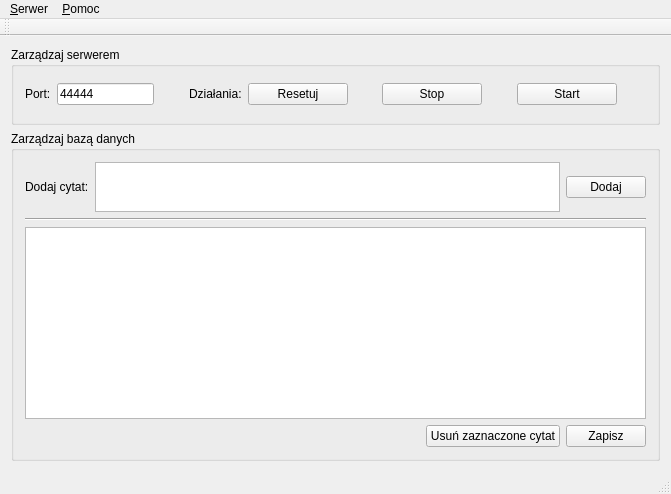
<?xml version="1.0" encoding="UTF-8"?>
<ui version="4.0">
 <class>MainServerWindow</class>
 <widget class="QMainWindow" name="MainServerWindow">
  <property name="geometry">
   <rect>
    <x>0</x>
    <y>0</y>
    <width>671</width>
    <height>494</height>
   </rect>
  </property>
  <property name="windowTitle">
   <string>Serwer</string>
  </property>
  <widget class="QWidget" name="centralWidget">
   <layout class="QVBoxLayout" name="verticalLayout_2">
    <item>
     <layout class="QVBoxLayout" name="verticalLayout">
      <item>
       <widget class="QGroupBox" name="groupBox">
        <property name="sizePolicy">
         <sizepolicy hsizetype="Preferred" vsizetype="Expanding">
          <horstretch>0</horstretch>
          <verstretch>0</verstretch>
         </sizepolicy>
        </property>
        <property name="maximumSize">
         <size>
          <width>16777215</width>
          <height>100</height>
         </size>
        </property>
        <property name="title">
         <string>Zarządzaj serwerem</string>
        </property>
        <layout class="QVBoxLayout" name="verticalLayout_3">
         <item>
          <layout class="QHBoxLayout" name="horizontalLayout">
           <item>
            <widget class="QLabel" name="label_2">
             <property name="text">
              <string>Port:</string>
             </property>
            </widget>
           </item>
           <item>
            <widget class="QLineEdit" name="edtPort">
             <property name="toolTip">
              <string>&lt;!DOCTYPE HTML PUBLIC &quot;-//W3C//DTD HTML 4.0//EN&quot; &quot;http://www.w3.org/TR/REC-html40/strict.dtd&quot;&gt;
&lt;html&gt;&lt;head&gt;&lt;meta name=&quot;qrichtext&quot; content=&quot;1&quot; /&gt;&lt;style type=&quot;text/css&quot;&gt;
p, li { white-space: pre-wrap; }
&lt;/style&gt;&lt;/head&gt;&lt;body style=&quot; font-family:'Sans Serif'; font-size:9pt; font-weight:400; font-style:normal;&quot;&gt;
&lt;p style=&quot; margin-top:0px; margin-bottom:0px; margin-left:0px; margin-right:0px; -qt-block-indent:0; text-indent:0px;&quot;&gt;Liczba z zakresu &lt;span style=&quot; font-weight:600;&quot;&gt;&amp;lt;1024,&lt;/span&gt; &lt;span style=&quot; font-weight:600;&quot;&gt;65535&amp;gt;&lt;/span&gt;&lt;/p&gt;&lt;/body&gt;&lt;/html&gt;</string>
             </property>
             <property name="inputMask">
              <string extracomment="Liczba z zakresu: 1024-65535">99999; </string>
             </property>
             <property name="text">
              <string>44444</string>
             </property>
            </widget>
           </item>
           <item>
            <spacer name="horizontalSpacer">
             <property name="orientation">
              <enum>Qt::Horizontal</enum>
             </property>
             <property name="sizeHint" stdset="0">
              <size>
               <width>40</width>
               <height>20</height>
              </size>
             </property>
            </spacer>
           </item>
           <item>
            <widget class="QLabel" name="label_3">
             <property name="text">
              <string>Działania:</string>
             </property>
            </widget>
           </item>
           <item>
            <widget class="QPushButton" name="btnSrvReset">
             <property name="minimumSize">
              <size>
               <width>100</width>
               <height>0</height>
              </size>
             </property>
             <property name="text">
              <string>Resetuj</string>
             </property>
            </widget>
           </item>
           <item>
            <spacer name="horizontalSpacer_2">
             <property name="orientation">
              <enum>Qt::Horizontal</enum>
             </property>
             <property name="sizeHint" stdset="0">
              <size>
               <width>40</width>
               <height>20</height>
              </size>
             </property>
            </spacer>
           </item>
           <item>
            <widget class="QPushButton" name="btnSrvStop">
             <property name="minimumSize">
              <size>
               <width>100</width>
               <height>0</height>
              </size>
             </property>
             <property name="text">
              <string>Stop</string>
             </property>
            </widget>
           </item>
           <item>
            <spacer name="horizontalSpacer_3">
             <property name="orientation">
              <enum>Qt::Horizontal</enum>
             </property>
             <property name="sizeHint" stdset="0">
              <size>
               <width>40</width>
               <height>20</height>
              </size>
             </property>
            </spacer>
           </item>
           <item>
            <widget class="QPushButton" name="btnSrvStart">
             <property name="minimumSize">
              <size>
               <width>100</width>
               <height>0</height>
              </size>
             </property>
             <property name="text">
              <string>Start</string>
             </property>
            </widget>
           </item>
           <item>
            <spacer name="horizontalSpacer_4">
             <property name="orientation">
              <enum>Qt::Horizontal</enum>
             </property>
             <property name="sizeHint" stdset="0">
              <size>
               <width>40</width>
               <height>20</height>
              </size>
             </property>
            </spacer>
           </item>
          </layout>
         </item>
        </layout>
       </widget>
      </item>
      <item>
       <widget class="QGroupBox" name="groupBox_2">
        <property name="sizePolicy">
         <sizepolicy hsizetype="Preferred" vsizetype="Expanding">
          <horstretch>0</horstretch>
          <verstretch>0</verstretch>
         </sizepolicy>
        </property>
        <property name="title">
         <string>Zarządzaj bazą danych</string>
        </property>
        <layout class="QVBoxLayout" name="verticalLayout_5">
         <item>
          <layout class="QVBoxLayout" name="verticalLayout_4">
           <item>
            <layout class="QHBoxLayout" name="horizontalLayout_2">
             <item>
              <widget class="QLabel" name="label">
               <property name="text">
                <string>Dodaj cytat:</string>
               </property>
              </widget>
             </item>
             <item>
              <widget class="QTextEdit" name="quoteArea">
               <property name="maximumSize">
                <size>
                 <width>16777215</width>
                 <height>50</height>
                </size>
               </property>
              </widget>
             </item>
             <item>
              <widget class="QPushButton" name="btnBDAdd">
               <property name="text">
                <string>Dodaj</string>
               </property>
              </widget>
             </item>
            </layout>
           </item>
           <item>
            <widget class="Line" name="line">
             <property name="orientation">
              <enum>Qt::Horizontal</enum>
             </property>
            </widget>
           </item>
           <item>
            <widget class="QTableView" name="bdTable">
             <property name="alternatingRowColors">
              <bool>true</bool>
             </property>
             <attribute name="horizontalHeaderDefaultSectionSize">
              <number>100</number>
             </attribute>
             <attribute name="horizontalHeaderMinimumSectionSize">
              <number>50</number>
             </attribute>
             <attribute name="verticalHeaderDefaultSectionSize">
              <number>30</number>
             </attribute>
            </widget>
           </item>
           <item>
            <layout class="QHBoxLayout" name="horizontalLayout_3">
             <item>
              <spacer name="horizontalSpacer_5">
               <property name="orientation">
                <enum>Qt::Horizontal</enum>
               </property>
               <property name="sizeHint" stdset="0">
                <size>
                 <width>388</width>
                 <height>20</height>
                </size>
               </property>
              </spacer>
             </item>
             <item>
              <widget class="QPushButton" name="btnDel">
               <property name="text">
                <string>Usuń zaznaczone cytat</string>
               </property>
              </widget>
             </item>
             <item>
              <widget class="QPushButton" name="btnBDSubmit">
               <property name="text">
                <string>Zapisz</string>
               </property>
              </widget>
             </item>
            </layout>
           </item>
          </layout>
         </item>
        </layout>
       </widget>
      </item>
     </layout>
    </item>
   </layout>
  </widget>
  <widget class="QMenuBar" name="menuBar">
   <property name="geometry">
    <rect>
     <x>0</x>
     <y>0</y>
     <width>671</width>
     <height>21</height>
    </rect>
   </property>
   <widget class="QMenu" name="menu_Serwer">
    <property name="title">
     <string>&amp;Serwer</string>
    </property>
    <addaction name="actionResetuj"/>
    <addaction name="actionStop"/>
    <addaction name="actionStart"/>
    <addaction name="separator"/>
    <addaction name="actionOtw_rz_plik_log_w_serwera"/>
    <addaction name="separator"/>
    <addaction name="action_Zako_cz"/>
   </widget>
   <widget class="QMenu" name="menu_Pomoc">
    <property name="title">
     <string>&amp;Pomoc</string>
    </property>
    <addaction name="actionO_programie"/>
    <addaction name="separator"/>
    <addaction name="actionResetuj_baz_danych"/>
   </widget>
   <addaction name="menu_Serwer"/>
   <addaction name="menu_Pomoc"/>
  </widget>
  <widget class="QToolBar" name="mainToolBar">
   <attribute name="toolBarArea">
    <enum>TopToolBarArea</enum>
   </attribute>
   <attribute name="toolBarBreak">
    <bool>false</bool>
   </attribute>
  </widget>
  <widget class="QStatusBar" name="statusBar"/>
  <action name="actionResetuj">
   <property name="enabled">
    <bool>false</bool>
   </property>
   <property name="text">
    <string>Resetuj</string>
   </property>
  </action>
  <action name="actionStop">
   <property name="enabled">
    <bool>false</bool>
   </property>
   <property name="text">
    <string>Stop</string>
   </property>
  </action>
  <action name="actionStart">
   <property name="text">
    <string>Start</string>
   </property>
   <property name="shortcut">
    <string>Ctrl+S</string>
   </property>
  </action>
  <action name="action_Zako_cz">
   <property name="text">
    <string>&amp;Zakończ</string>
   </property>
  </action>
  <action name="actionO_programie">
   <property name="text">
    <string>O programie</string>
   </property>
  </action>
  <action name="actionResetuj_baz_danych">
   <property name="text">
    <string>Resetuj bazę danych</string>
   </property>
  </action>
  <action name="actionOtw_rz_plik_log_w_serwera">
   <property name="text">
    <string>Otwórz plik logów serwera</string>
   </property>
  </action>
 </widget>
 <layoutdefault spacing="6" margin="11"/>
 <tabstops>
  <tabstop>btnSrvStart</tabstop>
  <tabstop>btnSrvStop</tabstop>
  <tabstop>edtPort</tabstop>
  <tabstop>btnSrvReset</tabstop>
  <tabstop>quoteArea</tabstop>
  <tabstop>btnBDAdd</tabstop>
  <tabstop>bdTable</tabstop>
  <tabstop>btnBDSubmit</tabstop>
  <tabstop>btnDel</tabstop>
 </tabstops>
 <resources/>
 <connections>
  <connection>
   <sender>action_Zako_cz</sender>
   <signal>activated()</signal>
   <receiver>MainServerWindow</receiver>
   <slot>close()</slot>
   <hints>
    <hint type="sourcelabel">
     <x>-1</x>
     <y>-1</y>
    </hint>
    <hint type="destinationlabel">
     <x>333</x>
     <y>195</y>
    </hint>
   </hints>
  </connection>
  <connection>
   <sender>btnSrvReset</sender>
   <signal>clicked()</signal>
   <receiver>MainServerWindow</receiver>
   <slot>btnSrvReset()</slot>
   <hints>
    <hint type="sourcelabel">
     <x>326</x>
     <y>99</y>
    </hint>
    <hint type="destinationlabel">
     <x>0</x>
     <y>103</y>
    </hint>
   </hints>
  </connection>
  <connection>
   <sender>btnSrvStop</sender>
   <signal>clicked()</signal>
   <receiver>MainServerWindow</receiver>
   <slot>btnSrvStop()</slot>
   <hints>
    <hint type="sourcelabel">
     <x>446</x>
     <y>97</y>
    </hint>
    <hint type="destinationlabel">
     <x>0</x>
     <y>113</y>
    </hint>
   </hints>
  </connection>
  <connection>
   <sender>btnSrvStart</sender>
   <signal>clicked()</signal>
   <receiver>MainServerWindow</receiver>
   <slot>btnSrvStart()</slot>
   <hints>
    <hint type="sourcelabel">
     <x>602</x>
     <y>92</y>
    </hint>
    <hint type="destinationlabel">
     <x>0</x>
     <y>67</y>
    </hint>
   </hints>
  </connection>
  <connection>
   <sender>btnBDAdd</sender>
   <signal>clicked()</signal>
   <receiver>MainServerWindow</receiver>
   <slot>btnAddNewQuote()</slot>
   <hints>
    <hint type="sourcelabel">
     <x>635</x>
     <y>199</y>
    </hint>
    <hint type="destinationlabel">
     <x>670</x>
     <y>184</y>
    </hint>
   </hints>
  </connection>
  <connection>
   <sender>btnBDSubmit</sender>
   <signal>clicked()</signal>
   <receiver>MainServerWindow</receiver>
   <slot>btnSubmit()</slot>
   <hints>
    <hint type="sourcelabel">
     <x>639</x>
     <y>447</y>
    </hint>
    <hint type="destinationlabel">
     <x>670</x>
     <y>329</y>
    </hint>
   </hints>
  </connection>
  <connection>
   <sender>actionO_programie</sender>
   <signal>activated()</signal>
   <receiver>MainServerWindow</receiver>
   <slot>btnAbout()</slot>
   <hints>
    <hint type="sourcelabel">
     <x>-1</x>
     <y>-1</y>
    </hint>
    <hint type="destinationlabel">
     <x>333</x>
     <y>195</y>
    </hint>
   </hints>
  </connection>
  <connection>
   <sender>actionResetuj</sender>
   <signal>activated()</signal>
   <receiver>MainServerWindow</receiver>
   <slot>btnSrvReset()</slot>
   <hints>
    <hint type="sourcelabel">
     <x>-1</x>
     <y>-1</y>
    </hint>
    <hint type="destinationlabel">
     <x>333</x>
     <y>195</y>
    </hint>
   </hints>
  </connection>
  <connection>
   <sender>actionStart</sender>
   <signal>activated()</signal>
   <receiver>MainServerWindow</receiver>
   <slot>btnSrvStart()</slot>
   <hints>
    <hint type="sourcelabel">
     <x>-1</x>
     <y>-1</y>
    </hint>
    <hint type="destinationlabel">
     <x>333</x>
     <y>195</y>
    </hint>
   </hints>
  </connection>
  <connection>
   <sender>actionStop</sender>
   <signal>activated()</signal>
   <receiver>MainServerWindow</receiver>
   <slot>btnSrvStop()</slot>
   <hints>
    <hint type="sourcelabel">
     <x>-1</x>
     <y>-1</y>
    </hint>
    <hint type="destinationlabel">
     <x>333</x>
     <y>195</y>
    </hint>
   </hints>
  </connection>
  <connection>
   <sender>actionResetuj_baz_danych</sender>
   <signal>activated()</signal>
   <receiver>MainServerWindow</receiver>
   <slot>btnResetDB()</slot>
   <hints>
    <hint type="sourcelabel">
     <x>-1</x>
     <y>-1</y>
    </hint>
    <hint type="destinationlabel">
     <x>333</x>
     <y>195</y>
    </hint>
   </hints>
  </connection>
  <connection>
   <sender>btnDel</sender>
   <signal>clicked()</signal>
   <receiver>MainServerWindow</receiver>
   <slot>btnDel()</slot>
   <hints>
    <hint type="sourcelabel">
     <x>494</x>
     <y>447</y>
    </hint>
    <hint type="destinationlabel">
     <x>462</x>
     <y>402</y>
    </hint>
   </hints>
  </connection>
  <connection>
   <sender>actionOtw_rz_plik_log_w_serwera</sender>
   <signal>activated()</signal>
   <receiver>MainServerWindow</receiver>
   <slot>btnOpenLogFile()</slot>
   <hints>
    <hint type="sourcelabel">
     <x>-1</x>
     <y>-1</y>
    </hint>
    <hint type="destinationlabel">
     <x>335</x>
     <y>246</y>
    </hint>
   </hints>
  </connection>
 </connections>
 <slots>
  <slot>btnSrvReset()</slot>
  <slot>btnSrvStop()</slot>
  <slot>btnSrvStart()</slot>
  <slot>btnAddNewQuote()</slot>
  <slot>btnSubmit()</slot>
  <slot>btnAbout()</slot>
  <slot>btnResetDB()</slot>
  <slot>btnDel()</slot>
  <slot>btnOpenLogFile()</slot>
 </slots>
</ui>
